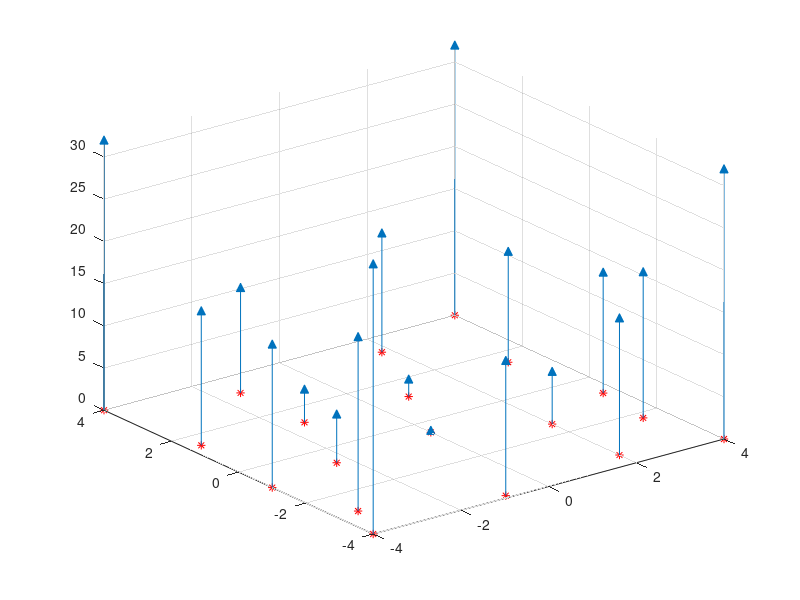

Write MATLAB code to recreate this figure. (Note: this script raises an error after producing the figure.)
%https://ch.mathworks.com/help/matlab/math/interpolating-scattered-data.html
%https://ch.mathworks.com/help/matlab/ref/scatteredinterpolant.html#d122e1177219
clear;
X = [-1.5 3.2; 1.8 3.3; -3.7 1.5; -1.5 1.3; ...
      0.8 1.2; 3.3 1.5; -4.0 -1.0; -2.3 -0.7; 
      0 -0.5; 2.0 -1.5; 3.7 -0.8; -3.5 -2.9; ...
      -0.9 -3.9; 2.0 -3.5; 3.5 -2.25; ...
      -4 4; 4 4; -4 -4; 4 -4];
V = X(:,1).^2 + X(:,2).^2; %X(L,1)-Hoanh, X(:,2)-Tung
hold on
plot3(X(:,1),X(:,2),zeros(19,1), '*r')
axis([-4, 4, -4, 4, 0, 32]);
stem3(X(:,1),X(:,2),V,'^','fill')
grid
hold off
view(322.5, 30);
%% Interpolate scattered data
x = X(:,1);
y = X(:,2);
v = V;
[xq,yq] = meshgrid(-4:.1:4, -4:.1:4);
vq = griddata(x,y,v,xq,yq,'natural');
figure
mesh(xq,yq,vq);
hold on
plot3(x,y,v,'or');
%% Create a 2-D or 3-D triangulation from a set of points
DT = delaunayTriangulation(X);
figure
triplot(DT, 'k')
%% Create a Delaunay triangulation, lift the vertices, and evaluate the interpolant at the query point Xq.
figure('Color', 'white')
t = delaunay(X(:,1),X(:,2));
%
hold on
trimesh(t,X(:,1),X(:,2), zeros(15,1), ...
    'EdgeColor','r', 'FaceColor','none')
defaultFaceColor  = [0.6875 0.8750 0.8984];
trisurf(t,X(:,1),X(:,2), V, 'FaceColor', ...
    defaultFaceColor, 'FaceAlpha',0.9);
plot3(X(:,1),X(:,2),zeros(15,1), '*r')
axis([-4, 4, -4, 4, 0, 25]);
grid
plot3(-2.6,-2.6,0,'*b','LineWidth', 1.6)
plot3([-2.6 -2.6]',[-2.6 -2.6]',[0 13.52]','-b','LineWidth',1.6)
hold off
%
view(322.5, 30);
text(-2.0, -2.6, 'Xq', 'FontWeight', 'bold', ...
'HorizontalAlignment','center', 'BackgroundColor', 'none');
%% Interolate Scattered Data Over a Uniform Grid
xy = -2.5 + 5*gallery('uniformdata',[200 2],0);
x = xy(:,1);
y = xy(:,2);
v = x.*exp(-x.^2-y.^2);
[xq,yq] = meshgrid(-2:.2:2, -2:.2:2);
vq = griddata(x,y,v,xq,yq);
figure
mesh(xq,yq,vq);
hold on
plot3(x,y,v,'o');

h = gca;
h.XLim = [-2.7 2.7];
h.YLim = [-2.7 2.7];
%%












%% Interpolate scattered data: Matlab griddata interpolation
x = E(1:NE,2); %colums
y = E(1:NE,1); %rows
v = E(1:NE,3); %values
[xq,yq] = meshgrid(1:1:256, 1:1:256);
tic
% 'linear' (df), 'cubic', 'multiquadric', 'thinplate', 'gaussian'
vq = griddata(x,y,v,xq,yq,'linear');
toc
figure
mesh(yq,xq,vq);
hold on
plot3(y,x,v,'.r');
view(50, 60);
%%
x = E(1:NE,2); %colums
y = E(1:NE,1); %rows
v = E(1:NE,3); %values
[xq,yq] = meshgrid(1:1:256, 1:1:256);
%figure, mesh(xq,yq,im2.');
figure, surf(xq,yq,im2.', 'edgecolor', 'none')
hold on
plot3(y,x,v,'.r');
xlabel('rows'); ylabel('columns');
title('Input image and red nodes');
view(75,45);
%%
vq1=vq(5:256,5:256);
%% Create a 2-D or 3-D triangulation from a set of points
X = [E(:,2) E(:,1)];
DT = delaunayTriangulation(X);
figure
triplot(DT, 'k')
%%




%% RBF Interpolation and Approximation
% G:\PhD1721\Matlab_Approximation\RBF
%https://ch.mathworks.com/matlabcentral/fileexchange/10056-scattered-data-interpolation-and-approximation-using-radial-base-functions
x = rand(50,1)*4-2; 
y = rand(50,1)*4-2;
z = x.*exp(-x.^2-y.^2);

ti = -2:.05:2; 
[XI,YI] = meshgrid(ti,ti);
%%
ZIg = griddata(x,y,z,XI,YI,'cubic');

%RBF interpolation
ZI = rbfinterp([XI(:)'; YI(:)'], rbfcreate([x'; y'], z','RBFFunction', 'multiquadric', 'RBFConstant', 1));

ZI = reshape(ZI, size(XI));

%Plot data
subplot(2,2,1); mesh(XI,YI,ZIg), hold, axis([-2 2 -2 2 -0.5 0.5]); 
plot3(x,y,z,'.r'), hold off; title('Interpolation using Matlab function griddata(method=cubic)');

subplot(2,2,3); pcolor(abs(ZIg - XI.*exp(-XI.^2-YI.^2))); colorbar; title('griddata(method=cubic) interpolation error');

subplot(2,2,2); mesh(XI,YI,ZI), hold
plot3(x,y,z,'.r'), hold off; title('RBF interpolation'); axis([-2 2 -2 2 -0.5 0.5]);
subplot(2,2,4); pcolor(abs(ZI - XI.*exp(-XI.^2-YI.^2))); colorbar; title('RBF interpolation error');

%%
x = E(1:NE,2); 
y = E(1:NE,1); 
z = E(1:NE,3);

ti = 1:1:256; 
[XI,YI] = meshgrid(ti,ti);
% 'linear', 'natural', 'cubic', 'v4'
ZIg = griddata(x,y,z,XI,YI,'cubic');
% Weight values
%coeff = rbfcreate([x'; y'], z','RBFFunction', 'multiquadric','RBFConstant', 25);
%RBF interpolation
tic
% 'linear' (df), 'cubic', 'multiquadric', 'thinplate', 'gaussian'
ZI = rbfinterp([XI(:)'; YI(:)'], rbfcreate([x'; y'], z','RBFFunction', 'multiquadric', 'RBFConstant', 25));
% Optimal value of the parameter ?  is somewhat close to the average distance between interpolation nodes.
ZI = reshape(ZI, size(XI));
toc
%Plot data
figure, mesh(XI,YI,ZIg), hold, axis([0 256 0 256 0 255]); 
plot3(x,y,z,'.r'), hold off; title('Interpolation using Matlab function griddata(method=cubic)');

figure, pcolor((im2-ZIg)); colorbar; title('griddata(method=cubic) interpolation error');

figure, mesh(XI,YI,ZI), hold
plot3(x,y,z,'.r'), hold off; title('RBF interpolation'); axis([0 256 0 256 0 255]);
figure, pcolor((im2-ZI)); colorbar; title('RBF interpolation error');
%%
x = E(1:NE,2); %colums
y = E(1:NE,1); %rows
z = E(1:NE,3);
ti = 1:1:256; 
[XI,YI] = meshgrid(ti,ti);
% 'linear', 'natural', 'cubic', 'v4'
%ZIg = griddata(x,y,z,XI,YI,'cubic');
%RBF interpolation
tic
% 'linear' (=df), 'cubic', 'multiquadric', 'thinplate', 'gaussian'
% 'invquadratic', 'invmultiquadric'
ZI = rbfinterp([XI(:)'; YI(:)'], rbfcreate([x'; y'], z','RBFFunction', 'invquadratic', 'RBFConstant', 25));
%coeff = rbfcreate([x'; y'], z','RBFFunction', 'invquadratic','RBFConstant', 32);
% Optimal value of the parameter ?  is somewhat close to the average distance between interpolation nodes.
ZI = reshape(ZI, size(XI));
toc
%%
tic
NODE1=NODE(:,37:end);
[y,x]=find(NODE1); %[rows,cols]
x=x+36;
z=zeros(length(y),1);
for k=1:length(y)
    z(k)=img(y(k),x(k));
end
toc
% [Y,X]=size(img);
% y=zeros(Y*X,1); x=zeros(Y*X,1); z=zeros(Y*X,1);
% k=0;
% tic
% for j=1:Y
%     for i=1:X
%         if NODE(j,i)==1
%             k=k+1;
%             y(k)=j; x(k)=i; z(k)=img(j,i);
%         end
%     end
% end
% toc
[XI,YI] = meshgrid(1:1:72, 1:1:48); %(cols, rows)
% 'linear', 'natural', 'cubic', 'v4'
%ZIg = griddata(x,y,z,XI,YI,'cubic');
%RBF interpolation
%%
tic
% 'linear' (=df), 'cubic', 'multiquadric', 'thinplate', 'gaussian'
% 'invquadratic', 'invmultiquadric'
ZI = rbfinterp([XI(:)'; YI(:)'], rbfcreate([x'; y'], z','RBFFunction', 'invquadratic', 'RBFConstant', 7));
%coeff = rbfcreate([x'; y'], z','RBFFunction', 'invquadratic','RBFConstant', 32);
% Optimal value of the parameter ?  is somewhat close to the average distance between interpolation nodes.
ZI = reshape(ZI, size(XI));
toc
%%
%figure, mesh(xq,yq,im2.');
figure, surf(XI, YI, ZI.', 'edgecolor', 'none')
hold on
plot3(y,x,z,'.r');
xlabel('rows'); ylabel('columns');
title('Approx. image and red nodes');
view(75,45);
%% RBF plot
x = 0:0.01:3; 
ym = sqrt(x.*x+1);
yg = exp(-x.*x/2);
yc = x.*x.*x;
yth = x.*x.*log(x+1);
KF = 1;
yp = 1./(1+KF*(x.*x));
plot(x, yp, x, yc, x, yth, x,ym, x, yg, x, x); legend('proposed','cubic', 'thinplate', 'multiquadrics', 'gaussian', 'linear');
grid on
%% RBF plot
x = -2:0.01:2; 
ym = sqrt(x.*x+1);
yim = 1./sqrt(x.*x+1);
yg = exp(-x.*x/2);
KF = 1;
yp = 1./(1+KF*(x.*x)); %proposed
plot(x, yim, x, yp, x,ym, x, yg, x, x); legend('invmultiquadrics', 'proposed', 'multiquadrics', 'gaussian', 'linear');
grid on
%%